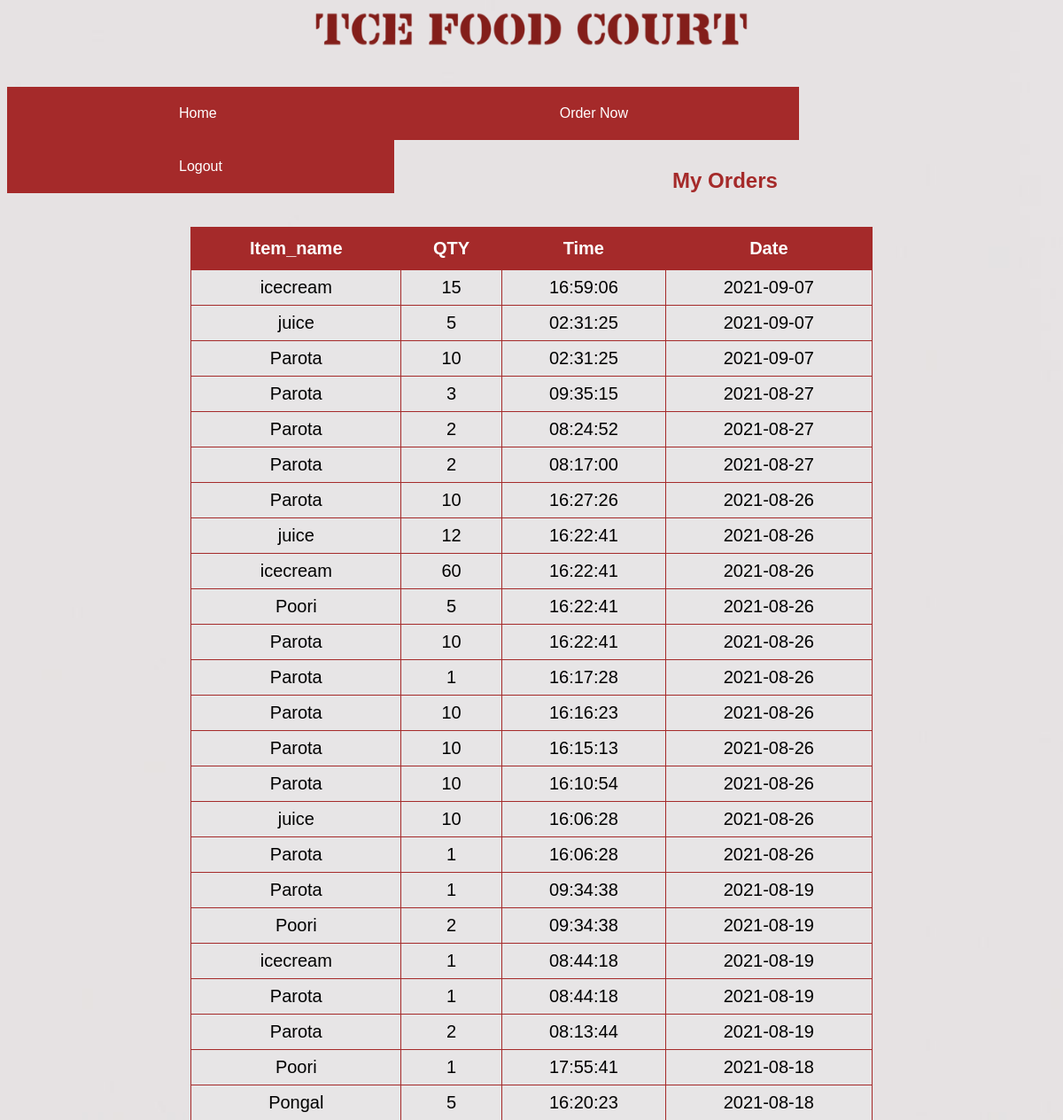
Screenshot of /user/myorder.php (signed in) with the database file from the repository.
### tables this page shows
CREATE TABLE `order_details` (
  `username` varchar(20) NOT NULL,
  `item_name` varchar(10) NOT NULL,
  `item_qty` int(10) NOT NULL,
  `timestamp` timestamp NOT NULL DEFAULT current_timestamp(),
  `Status` tinyint(1) NOT NULL DEFAULT 0,
  `Order_id` int(11) NOT NULL
);

### user/myorder.php (the view, shortened to what this page needs)
<!DOCTYPE html>
<html>
<head>
    <center>
    <img class="header" src="../images/header.png" alt="TCE FOOD COURT" height="80">
    </center>
    <br>
    <br>
    <div class="btn-group">
        <a button class="button" href="user.php">Home</button></a>
        <a button class="button" href="order.php">Order Now</button></a>
        <a button class="button" href="../index.php">Logout</button></a>
    </div>
</head>
<body>
    <center><br><br><br><br><h2 style="color:brown;"> My Orders</h2><br></center>
    <center>
    <table id="menu">
    <tr>
    <th>Item_name</th>
    <th>QTY</th>
    <th>Time</th>
    <th>Date </th>
    <tr>
    <?php
    $conn = mysqli_connect("localhost", "root", "", "canteen");
    $sql = "SELECT * FROM order_details WHERE username= '" . $_SESSION["userid"] . "'ORDER BY timestamp DESC;";
    $result = $conn->query($sql);
    while($row = $result->fetch_assoc())
    {
        $temp1 = substr($row["timestamp"],11,9);
        $temp2= substr($row["timestamp"],0,10);
        echo "<tr><td>" . $row["item_name"]. "</td><td>".$row["item_qty"]."</td><td>".$temp1."</td><td>".$temp2."</td><tr>";
    }
    echo "</table></center>"
    ?>
</body>
</html>

### user/myorder.php (style rules this page uses)
body { font-family:sans-serif; background-image: url("../images/bg.jpg"); background-repeat:no-repeat; background-size:cover; height: 750px; background-attachment: fixed; }
.header { background-repeat:no-repeat; background-size:cover; height: 50px; width: 500px; }
.btn-group .button { background-color: brown; border: 1px solid brown; color: white; padding: 20px 193px; text-align: center; text-decoration: none; display: inline-block; font-size: 16px; cursor: pointer; float: left; }
.btn-group .button:not(:last-child) { border-right: none; }
#menu { border-collapse: collapse; width: 65%; text-align: center; font-size: 20px; }
#menu td, #menu th { background-color: #E7E5E6; border: 1px solid brown; padding: 8px; font-size: 20px; }
#menu th { padding-top: 12px; padding-bottom: 12px; text-align: center; background-color: brown; color: white; font-size: 20px; }

### rows the page displays
order_details: item_name "icecream", item_qty "15", timestamp "16:59:06", timestamp "2021-09-07"
order_details: item_name "juice", item_qty "5", timestamp "02:31:25", timestamp "2021-09-07"
order_details: item_name "Parota", item_qty "10", timestamp "02:31:25", timestamp "2021-09-07"
order_details: item_name "Parota", item_qty "3", timestamp "09:35:15", timestamp "2021-08-27"
order_details: item_name "Parota", item_qty "2", timestamp "08:24:52", timestamp "2021-08-27"
order_details: item_name "Parota", item_qty "2", timestamp "08:17:00", timestamp "2021-08-27"
order_details: item_name "Parota", item_qty "10", timestamp "16:27:26", timestamp "2021-08-26"
order_details: item_name "juice", item_qty "12", timestamp "16:22:41", timestamp "2021-08-26"
order_details: item_name "icecream", item_qty "60", timestamp "16:22:41", timestamp "2021-08-26"
order_details: item_name "Poori", item_qty "5", timestamp "16:22:41", timestamp "2021-08-26"
order_details: item_name "Parota", item_qty "10", timestamp "16:22:41", timestamp "2021-08-26"
order_details: item_name "Parota", item_qty "1", timestamp "16:17:28", timestamp "2021-08-26"
order_details: item_name "Parota", item_qty "10", timestamp "16:16:23", timestamp "2021-08-26"
order_details: item_name "Parota", item_qty "10", timestamp "16:15:13", timestamp "2021-08-26"
order_details: item_name "Parota", item_qty "10", timestamp "16:10:54", timestamp "2021-08-26"
order_details: item_name "juice", item_qty "10", timestamp "16:06:28", timestamp "2021-08-26"
order_details: item_name "Parota", item_qty "1", timestamp "16:06:28", timestamp "2021-08-26"
order_details: item_name "Parota", item_qty "1", timestamp "09:34:38", timestamp "2021-08-19"
order_details: item_name "Poori", item_qty "2", timestamp "09:34:38", timestamp "2021-08-19"
order_details: item_name "icecream", item_qty "1", timestamp "08:44:18", timestamp "2021-08-19"
order_details: item_name "Parota", item_qty "1", timestamp "08:44:18", timestamp "2021-08-19"
order_details: item_name "Parota", item_qty "2", timestamp "08:13:44", timestamp "2021-08-19"
order_details: item_name "Poori", item_qty "1", timestamp "17:55:41", timestamp "2021-08-18"
order_details: item_name "Pongal", item_qty "5", timestamp "16:20:23", timestamp "2021-08-18"
